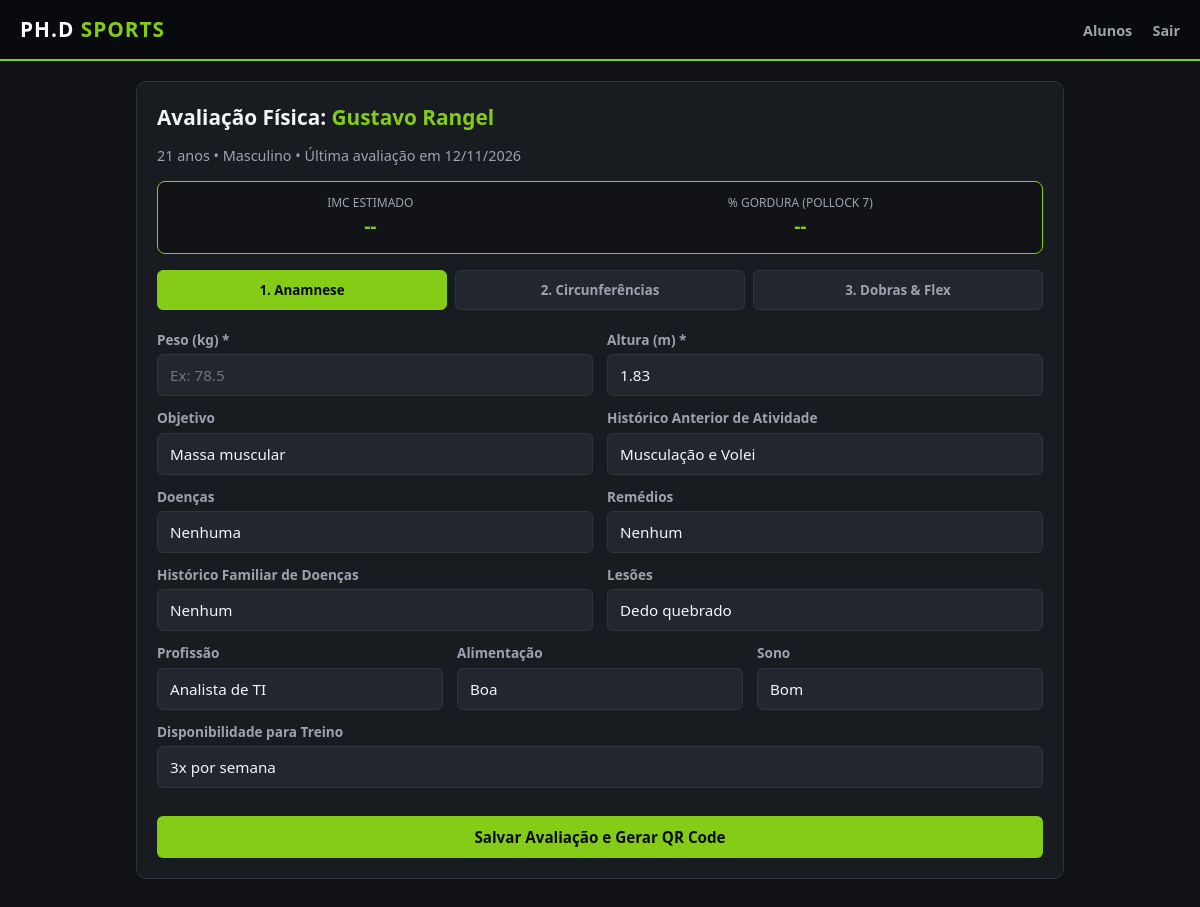
/alunos/1/avaliar (signed in), run on the app's committed database.
### app.py (models this page shows)
class Aluno(db.Model):
    __tablename__ = "alunos"
    id = db.Column(db.Integer, primary_key=True)
    nome = db.Column(db.String(150), nullable=False)
    sexo = db.Column(db.String(1), nullable=False)  # 'M' ou 'F'
    data_nascimento = db.Column(db.Date, nullable=False)
    telefone = db.Column(db.String(30), nullable=True)
    criado_em = db.Column(db.DateTime, default=datetime.utcnow)
    avaliacoes = db.relationship("Avaliacao", backref="aluno", lazy=True, order_by="desc(Avaliacao.data_avaliacao)")
    @property
    def idade(self):
        hoje = date.today()
        return hoje.year - self.data_nascimento.year - ((hoje.month, hoje.day) < (self.data_nascimento.month, self.data_nascimento.day))

class Avaliacao(db.Model):
    __tablename__ = "avaliacoes"
    id = db.Column(db.Integer, primary_key=True)
    token = db.Column(db.String(36), unique=True, nullable=False, default=lambda: str(uuid.uuid4()))
    aluno_id = db.Column(db.Integer, db.ForeignKey("alunos.id"), nullable=False)
    data_avaliacao = db.Column(db.DateTime, default=datetime.utcnow)
    peso = db.Column(db.Float, nullable=False)
    altura = db.Column(db.Float, nullable=False)  # em metros (ex: 1.75)
    objetivo = db.Column(db.Text)
    historico_atividade = db.Column(db.Text)
    doencas = db.Column(db.Text)
    remedios = db.Column(db.Text)
    historico_familiar = db.Column(db.Text)
    lesoes = db.Column(db.Text)
    profissao = db.Column(db.String(120))
    alimentacao = db.Column(db.Text)
    sono = db.Column(db.String(120))
    disponibilidade_treino = db.Column(db.String(120))
    pescoco = db.Column(db.Float)
    ombro = db.Column(db.Float)
    torax_inspirado = db.Column(db.Float)
    torax_expirado = db.Column(db.Float)
    peito = db.Column(db.Float)
    cintura = db.Column(db.Float)
    abdomen = db.Column(db.Float)
    quadril = db.Column(db.Float)
    coxa_e_relaxada = db.Column(db.Float)
    coxa_e_contraida = db.Column(db.Float)
    coxa_d_relaxada = db.Column(db.Float)
    coxa_d_contraida = db.Column(db.Float)
    panturrilha_e = db.Column(db.Float)
    panturrilha_d = db.Column(db.Float)
    braco_e_relaxado = db.Column(db.Float)
    braco_e_contraido = db.Column(db.Float)
    braco_d_relaxado = db.Column(db.Float)
    braco_d_contraido = db.Column(db.Float)
    antebraco_e = db.Column(db.Float)
    antebraco_d = db.Column(db.Float)
    dobra_biceps = db.Column(db.Float)
    dobra_triceps = db.Column(db.Float)
    dobra_axilar = db.Column(db.Float)
    dobra_subescapular = db.Column(db.Float)
    dobra_peitoral = db.Column(db.Float)
    dobra_suprailiaca = db.Column(db.Float)
    dobra_abdominal = db.Column(db.Float)
    dobra_coxa = db.Column(db.Float)
    dobra_panturrilha = db.Column(db.Float)
    banco_well = db.Column(db.Float)
    consideracoes = db.Column(db.Text)
    imc = db.Column(db.Float)
    classificacao_imc = db.Column(db.String(50))
    percentual_gordura = db.Column(db.Float)
    massa_gorda = db.Column(db.Float)
    massa_magra = db.Column(db.Float)

### app.py (the view, shortened to what this page needs)
@app.route("/alunos/<int:aluno_id>/avaliar", methods=["GET", "POST"])
@login_required
def nova_avaliacao(aluno_id):
    aluno = Aluno.query.get_or_404(aluno_id)
    ultima_av = aluno.avaliacoes[0] if aluno.avaliacoes else None
    return render_template("avaliar.html", aluno=aluno, ultima_av=ultima_av)

### app.py (called while the page is built)
def login_required(f):
    @wraps(f)
    def decorated_function(*args, **kwargs):
        if not session.get("logged_in"):
            return redirect(url_for("login"))
        return f(*args, **kwargs)
    return decorated_function

### templates/avaliar.html (shortened to what this page needs)
{% extends "base.html" %}
{% block content %}
<div class="card">
    <h1 style="font-size: 1.3rem;">Avaliação Física: <span style="color: var(--phd-green);">{{ aluno.nome }}</span></h1>
    <p style="color: var(--text-muted); font-size: 0.9rem; margin-bottom: 14px;">
        {{ aluno.idade }} anos • {{ 'Masculino' if aluno.sexo == 'M' else 'Feminino' }}
        {% if ultima_av %} • Última avaliação em {{ ultima_av.data_avaliacao.strftime('%d/%m/%Y') }}{% endif %}
    </p>
    <div class="live-metrics">
        <div class="metric-box">
            <span>IMC ESTIMADO</span>
            <strong id="live-imc">--</strong>
        </div>
        <div class="metric-box">
            <span>% GORDURA (POLLOCK 7)</span>
            <strong id="live-bf">--</strong>
        </div>
    </div>
    <div class="tabs">
        <button type="button" class="tab-btn active" onclick="openTab(event, 'tab-anamnese')">1. Anamnese</button>
        <button type="button" class="tab-btn" onclick="openTab(event, 'tab-circ')">2. Circunferências</button>
        <button type="button" class="tab-btn" onclick="openTab(event, 'tab-dobras')">3. Dobras & Flex</button>
    </div>
    <form method="POST">
        <div id="tab-anamnese" class="tab-content active">
            <div class="grid-2">
                <div class="form-group">
                    <label>Peso (kg) *</label>
                    <input type="number" step="0.1" name="peso" id="peso" required placeholder="Ex: 78.5">
                </div>
                <div class="form-group">
                    <label>Altura (m) *</label>
                    <input type="number" step="0.01" name="altura" id="altura" value="{{ ultima_av.altura if ultima_av else '' }}" required placeholder="Ex: 1.75">
                </div>
            </div>
            <div class="grid-2">
                <div class="form-group">
                    <label>Objetivo</label>
                    <input type="text" name="objetivo" value="{{ ultima_av.objetivo if ultima_av and ultima_av.objetivo else '' }}">
                </div>
                <div class="form-group">
                    <label>Histórico Anterior de Atividade</label>
                    <input type="text" name="historico_atividade" value="{{ ultima_av.historico_atividade if ultima_av and ultima_av.historico_atividade else '' }}">
                </div>
            </div>
            <div class="grid-2">
                <div class="form-group">
                    <label>Doenças</label>
                    <input type="text" name="doencas" value="{{ ultima_av.doencas if ultima_av and ultima_av.doencas else '' }}">
                </div>
                <div class="form-group">
                    <label>Remédios</label>
                    <input type="text" name="remedios" value="{{ ultima_av.remedios if ultima_av and ultima_av.remedios else '' }}">
                </div>
            </div>
            <div class="grid-2">
                <div class="form-group">
                    <label>Histórico Familiar de Doenças</label>
                    <input type="text" name="historico_familiar" value="{{ ultima_av.historico_familiar if ultima_av and ultima_av.historico_familiar else '' }}">
                </div>
                <div class="form-group">
                    <label>Lesões</label>
                    <input type="text" name="lesoes" value="{{ ultima_av.lesoes if ultima_av and ultima_av.lesoes else '' }}">
                </div>
            </div>
            <div class="grid-3">
                <div class="form-group">
                    <label>Profissão</label>
                    <input type="text" name="profissao" value="{{ ultima_av.profissao if ultima_av and ultima_av.profissao else '' }}">
                </div>
                <div class="form-group">
                    <label>Alimentação</label>
                    <input type="text" name="alimentacao" value="{{ ultima_av.alimentacao if ultima_av and ultima_av.alimentacao else '' }}">
                </div>
                <div class="form-group">
                    <label>Sono</label>
                    <input type="text" name="sono" value="{{ ultima_av.sono if ultima_av and ultima_av.sono else '' }}">
                </div>
            </div>
            <div class="form-group">
                <label>Disponibilidade para Treino</label>
                <input type="text" name="disponibilidade_treino" value="{{ ultima_av.disponibilidade_treino if ultima_av and ultima_av.disponibilidade_treino else '' }}">
            </div>
        </div>
        <button type="submit" class="btn btn-block" style="margin-top: 16px;">Salvar Avaliação e Gerar QR Code</button>
    </form>
</div>
{% endblock %}

### templates/base.html (shortened to what this page needs)
<!DOCTYPE html>
<html lang="pt-BR">
<head>
    <link rel="stylesheet" href="{{ url_for('static', filename='css/style.css') }}">
</head>
<body>
    {% if session.get('logged_in') %}
    <nav class="navbar">
        <a href="{{ url_for('dashboard') }}" class="brand">PH.D <span>SPORTS</span></a>
        <div class="nav-links">
            <a href="{{ url_for('dashboard') }}">Alunos</a>
            <a href="{{ url_for('logout') }}">Sair</a>
        </div>
    </nav>
    {% endif %}
    <div class="container">
        {% block content %}{% endblock %}
    </div>
</body>
</html>

### static/css/style.css (style rules this page uses)
:root { --bg-dark: #0f1115; --bg-card: #181b20; --bg-input: #22262e; --phd-green: #84cc16; --phd-green-hover: #65a30d; --text-main: #f3f4f6; --text-muted: #9ca3af; --border-color: #2e3440; --danger: #ef4444; }
* { box-sizing: border-box; margin: 0; padding: 0; font-family: 'Segoe UI', Roboto, Helvetica, Arial, sans-serif; }
body { background-color: var(--bg-dark); color: var(--text-main); line-height: 1.5; padding-bottom: 40px; }
.navbar { background-color: #090a0d; border-bottom: 2px solid var(--phd-green); padding: 14px 20px; display: flex; justify-content: space-between; align-items: center; position: sticky; top: 0; z-index: 100; }
.brand { font-size: 1.3rem; font-weight: 800; letter-spacing: 1px; color: #fff; text-decoration: none; }
.brand span { color: var(--phd-green); }
.nav-links a { color: var(--text-muted); text-decoration: none; margin-left: 16px; font-size: 0.9rem; font-weight: 600; }
.container { max-width: 960px; margin: 20px auto; padding: 0 16px; }
.card { background-color: var(--bg-card); border: 1px solid var(--border-color); border-radius: 10px; padding: 20px; margin-bottom: 20px; }
h1, h2, h3 { margin-bottom: 12px; }
.grid-2 { display: grid; grid-template-columns: 1fr 1fr; gap: 14px; }
.grid-3 { display: grid; grid-template-columns: repeat(3, 1fr); gap: 14px; }
.form-group { display: flex; flex-direction: column; margin-bottom: 12px; }
label { font-size: 0.85rem; color: var(--text-muted); margin-bottom: 4px; font-weight: 600; }
input, select, textarea { background-color: var(--bg-input); border: 1px solid var(--border-color); color: var(--text-main); padding: 10px 12px; border-radius: 6px; font-size: 0.95rem; width: 100%; }
.btn { display: inline-block; background-color: var(--phd-green); color: #090a0d; font-weight: 700; padding: 11px 18px; border: none; border-radius: 6px; cursor: pointer; text-decoration: none; text-align: center; font-size: 0.95rem; transition: 0.2s; }
.btn-block { width: 100%; }
.tabs { display: flex; gap: 8px; overflow-x: auto; margin-bottom: 16px; padding-bottom: 4px; }
.tab-btn { background-color: var(--bg-input); color: var(--text-muted); border: 1px solid var(--border-color); padding: 10px 14px; border-radius: 6px; cursor: pointer; font-weight: 600; white-space: nowrap; flex: 1; }
.tab-btn.active { background-color: var(--phd-green); color: #090a0d; border-color: var(--phd-green); }
.tab-content { display: none; }
.tab-content.active { display: block; }
.live-metrics { display: flex; justify-content: space-around; background-color: #111317; border: 1px solid var(--phd-green); border-radius: 8px; padding: 12px; margin-bottom: 16px; text-align: center; }
.metric-box span { display: block; font-size: 0.75rem; color: var(--text-muted); }
.metric-box strong { font-size: 1.2rem; color: var(--phd-green); }

### data on the page
Aluno: nome "Gustavo Rangel", idade "21", sexo "Masculino"
Avaliacao: data_avaliacao "12/11/2026", altura "1.83", objetivo "Massa muscular", historico_atividade "Musculação e Volei", doencas "Nenhuma", remedios "Nenhum", historico_familiar "Nenhum", lesoes "Dedo quebrado", profissao "Analista de TI", alimentacao "Boa", sono "Bom", disponibilidade_treino "3x por semana"
